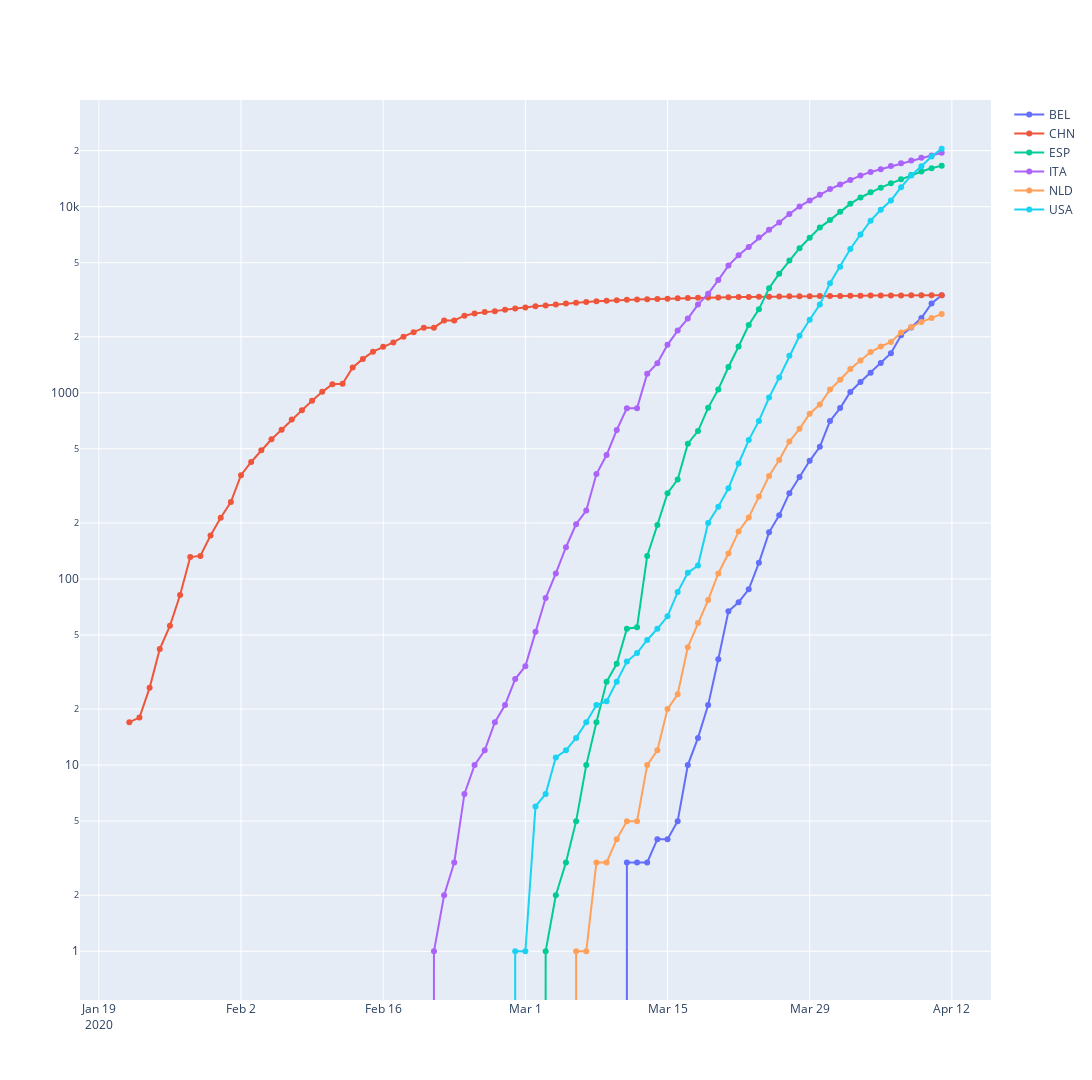

The cell this chart's notebook holds for it:
### Code cell
fig = go.Figure()
for trace in create_country_traces(pivot_df):
    fig.add_trace(trace)
fig.update_layout(
    yaxis_type="log",
    width=1920,
    height=1080
)
fig.show()
